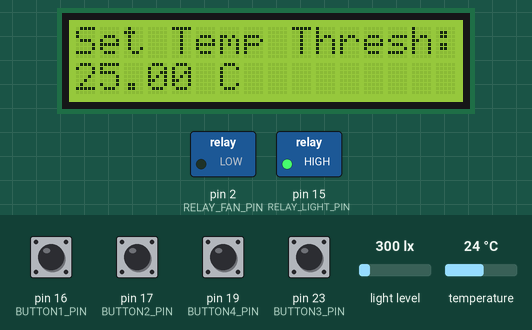
The sketch below on a simulated Arduino Mega 2560, built with avr-gcc and run on an emulated ATmega2560. On the bench: 16×2 character LCD, switched loads named in the sketch (green lamp = pin HIGH). The test bench sets the inputs (shaded band); at power-on: pin 16 (BUTTON1_PIN), pin 17 (BUTTON2_PIN), pin 19 (BUTTON4_PIN), pin 23 (BUTTON3_PIN) HIGH, light level 300 lx, temperature 24 °C.

Above: at 1.2 s.
1.3 s: pin 19 (BUTTON4_PIN) pulled LOW for 0.65 s
At 3.6 s:
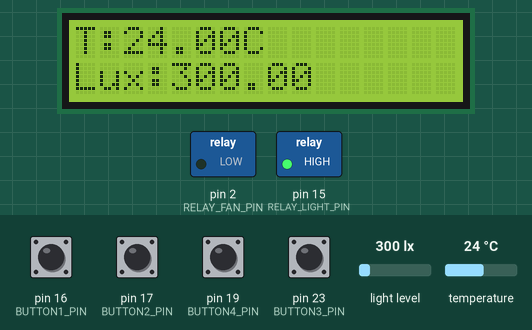
3.9 s: light level set to 109 lx
At 5.9 s:
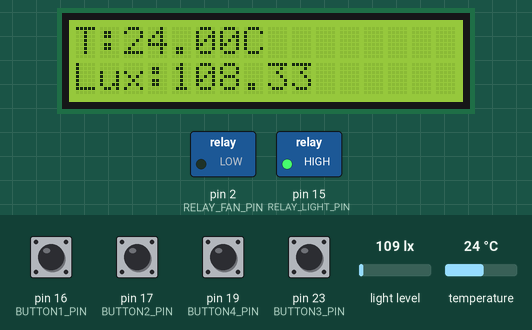
6.5 s: light level set to 91 lx
At 8.1 s:
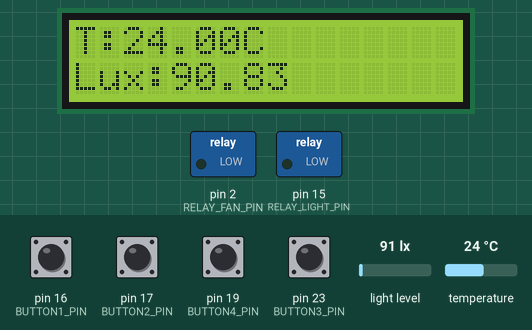
9.1 s: pin 19 (BUTTON4_PIN) pulled LOW for 1 s
At 9.9 s:
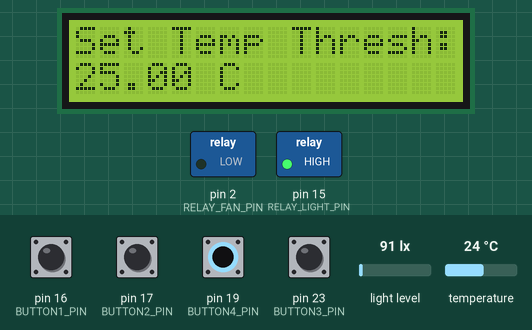
13.2 s: temperature set to 25.8 °C
At 13.7 s:
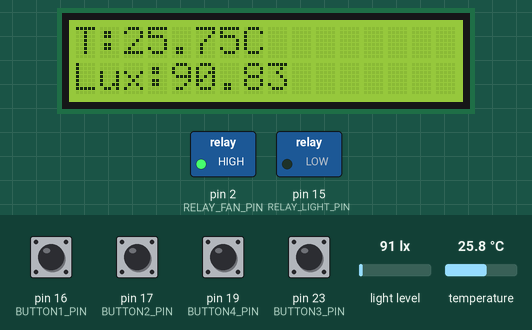
14.7 s: light level set to 500 lx
At 17.1 s:
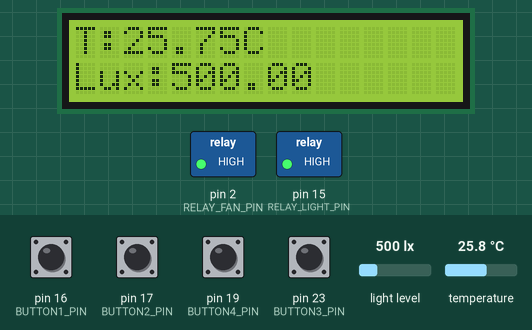
Timing chart, 0 to 18.3 s (numbered marks = the images above; inputs shaded):
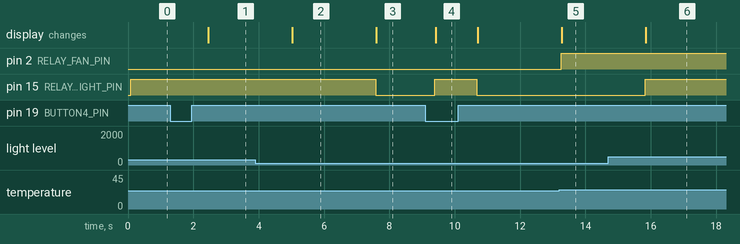

The sketch:

Nhom2.ino
```cpp
#include <Wire.h>
#include <LiquidCrystal_PCF8574.h>
#include <OneWire.h>
#include <DallasTemperature.h>
#include <BH1750.h>

// Địa chỉ I2C của LCD
LiquidCrystal_PCF8574 lcd(0x27);

// DS18B20
#define ONE_WIRE_BUS 5

OneWire oneWire(ONE_WIRE_BUS);
DallasTemperature sensors(&oneWire);

BH1750 lightMeter;

// Nút bấm
#define BUTTON1_PIN 16
#define BUTTON2_PIN 17
#define BUTTON3_PIN 23
#define BUTTON4_PIN 19

// Relay
#define RELAY_LIGHT_PIN 15
#define RELAY_FAN_PIN 2

// Ngưỡng
float tempThreshold = 25.0;
float luxThreshold = 100.0;

// Trạng thái của menu
enum MenuState {
  STATE_DISPLAY,
  STATE_SET_TEMP_THRESHOLD,
  STATE_SET_LUX_THRESHOLD,
  STATE_PAUSE
};
MenuState currentState = STATE_SET_TEMP_THRESHOLD;
bool systemPaused = true;

void setup() {
  Serial.begin(115200);

  // Khởi tạo LCD
  lcd.begin(16, 2);
  lcd.setBacklight(255);
  lcd.setCursor(0, 0);
  lcd.print("Starting...");

  // Khởi tạo cảm biến nhiệt độ DS18B20
  sensors.begin();

  // Khởi tạo cảm biến ánh sáng BH1750
  Wire.begin();
  lightMeter.begin(BH1750::CONTINUOUS_HIGH_RES_MODE);

  // Khởi tạo các nút bấm
  pinMode(BUTTON1_PIN, INPUT_PULLUP);
  pinMode(BUTTON2_PIN, INPUT_PULLUP);
  pinMode(BUTTON3_PIN, INPUT_PULLUP);
  pinMode(BUTTON4_PIN, INPUT_PULLUP);

  // Khởi tạo các relay
  pinMode(RELAY_LIGHT_PIN, OUTPUT);
  pinMode(RELAY_FAN_PIN, OUTPUT);

  // Tắt các relay ban đầu
  digitalWrite(RELAY_LIGHT_PIN, HIGH);
  digitalWrite(RELAY_FAN_PIN, LOW);
}

void loop() {
  // Kiểm tra nút bấm và điều chỉnh ngưỡng
  static unsigned long lastButtonPress = 0;
  unsigned long debounceDelay = 200; // Thời gian debounce cho nút bấm

  if (millis() - lastButtonPress > debounceDelay) {
    if (digitalRead(BUTTON1_PIN) == LOW) {
      switch (currentState) {
        case STATE_SET_TEMP_THRESHOLD:
          tempThreshold += 0.5;
          break;
        case STATE_SET_LUX_THRESHOLD:
          luxThreshold += 0.5;
          break;
        default:
          break;
      }
      lastButtonPress = millis();
    }
    if (digitalRead(BUTTON2_PIN) == LOW) {
      switch (currentState) {
        case STATE_SET_TEMP_THRESHOLD:
          tempThreshold -= 0.5;
          break;
        case STATE_SET_LUX_THRESHOLD:
          luxThreshold -= 0.5;
          break;
        default:
          break;
      }
      lastButtonPress = millis();
    }
    if (digitalRead(BUTTON3_PIN) == LOW) {
      switch (currentState) {
        case STATE_SET_TEMP_THRESHOLD:
          currentState = STATE_SET_LUX_THRESHOLD;
          break;
        case STATE_SET_LUX_THRESHOLD:
          currentState = STATE_DISPLAY;
          break;
      }
      lastButtonPress = millis();
    }
    if (digitalRead(BUTTON4_PIN) == LOW) {

      if (currentState == STATE_DISPLAY) {
        digitalWrite(RELAY_LIGHT_PIN, HIGH);
        digitalWrite(RELAY_FAN_PIN, LOW);
        currentState = STATE_SET_TEMP_THRESHOLD;
        systemPaused = true; // Tạm dừng hệ thống
      } else {
        currentState = STATE_DISPLAY;
        systemPaused = false; // Khởi động lại hệ thống
      }
      lastButtonPress = millis();
    }
  }

  if (!systemPaused) {
    // Đọc nhiệt độ từ DS18B20
    sensors.requestTemperatures();
    float temperature = sensors.getTempCByIndex(0);
    // Đọc ánh sáng từ BH1750
    float lux = lightMeter.readLightLevel();

    // Điều khiển relay
    if (temperature > tempThreshold) {
      digitalWrite(RELAY_FAN_PIN, HIGH); // Bật quạt
    } else {
      digitalWrite(RELAY_FAN_PIN, LOW); // Tắt quạt
    }

    if (lux < luxThreshold) {
      digitalWrite(RELAY_LIGHT_PIN, LOW); // Bật đèn
    } else {
      digitalWrite(RELAY_LIGHT_PIN, HIGH); // Tắt đèn
    }

    // Hiển thị thông tin lên LCD
    lcd.clear();
    lcd.setCursor(0, 0);
    lcd.print("T:");
    lcd.print(temperature);
    lcd.print("C");

    lcd.setCursor(0, 1);
    lcd.print("Lux:");
    lcd.print(lux);
  } else {
    // Hiển thị thông tin cài đặt ngưỡng lên LCD
    lcd.clear();
    switch (currentState) {
      case STATE_SET_TEMP_THRESHOLD:
        lcd.setCursor(0, 0);
        lcd.print("Set Temp Thresh:");
        lcd.setCursor(0, 1);
        lcd.print(tempThreshold);
        lcd.print(" C");
        break;
      case STATE_SET_LUX_THRESHOLD:
        lcd.setCursor(0, 0);
        lcd.print("Set Lux Thresh:");
        lcd.setCursor(0, 1);
        lcd.print(luxThreshold);
        lcd.print(" Lux");
        break;
      default:
        break;
    }
  }

  delay(500); // Chờ trước khi cập nhật lại
}
```

Measured:
- the behaviour switches between 101 and 100 lx on light level (found by bisection; images 2 and 3)
- the behaviour switches between 25 and 25.1 °C on temperature (found by bisection; images 4 and 5)
- after the input at 1.3 s, the display: changes after 1.2 s (image 1)
- after the input at 3.9 s, the display: changes after 1.1 s (image 2)
- after the input at 6.5 s, pin 15 (RELAY_LIGHT_PIN): HIGH → LOW after 1.1 s; the display: changes after 1.1 s (image 3)
- after the input at 9.1 s, pin 15 (RELAY_LIGHT_PIN): LOW → HIGH after 0.29 s, → LOW 1.3 s later; the display: changes after 0.31 s (image 4)
- after the input at 13.2 s, pin 2 (RELAY_FAN_PIN): LOW → HIGH after 0.05 s; the display: changes after 0.07 s (image 5)
- after the input at 14.7 s, pin 15 (RELAY_LIGHT_PIN): LOW → HIGH after 1.1 s; the display: changes after 1.1 s (image 6)
